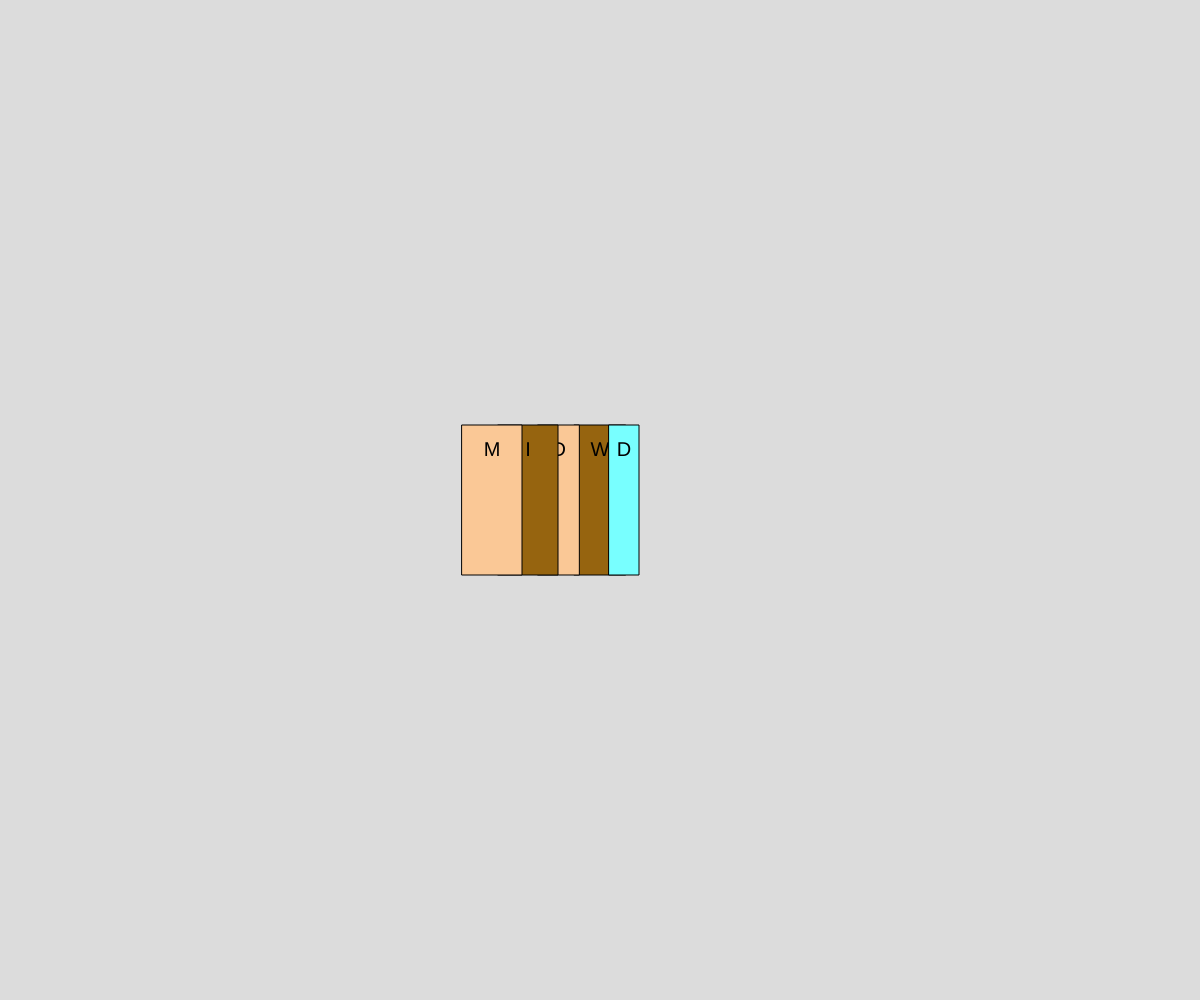
Frame 1 (no input)
Frame 60 (no input): identical to frame 1, image omitted
Frame 120 (the mouse pressed at the canvas centre since frame 60): identical to frame 1, image omitted

The p5.js sketch that drew this single still picture (run headless with seeded random() and noise() and a simulated clock; from frame 60 on, the mouse is pressed at the canvas centre):

// p5.js sketch
// ── sketch.js
// Intro to Objects
// Anees Ahmad
// 10/10/24


//challend: add 2-3 more books to the bookshelf, then use array to create 10 books and fill a "shelf"





// let shelf = [myBook, myBook2, myBook3, myBook4];

let myBook;
let myBook2;
let myBook3;
let myBook4;


function setup() {
  createCanvas(windowWidth, windowHeight);
  myBook = new Book("Why I really don't create bombs I swear", "Anees Ahmad", 1234567891011, "leatherbound", 515, width * 0.5); 
  myBook2 = new Book("Daniel is Pretty good at Football", "Anees Ahmad", 1234567891011, "softcover", 415, width * 0.4655);
  myBook3 = new Book("Don't know how Luka made the football team", "Anees Ahmad", 1234567891011, "hardcover", 300, width * 0.52);
  myBook4 = new Book("I should have also made the soccer team", "Anees Ahmad", 1234567891011, "leatherbound", 600, width * 0.44); 
  myBook5 = new Book("MANGO JUICE IS THE BEST", "Anees Ahmad", 1234567891011, "softcover", 600, width * 0.41); 
}

function draw() {
  background(220);
  myBook.display();
  myBook2.display();
  myBook3.display();
  myBook4.display();
  myBook5.display();
}

class Book {
  //1.constructor
  constructor(title, author, isbn, cover, pages, x) {
    this.title = title;
    this.author = author;
    this.isbn = isbn;
    this.coverType = cover;
    this.pageCount = pages;
    this.x = x;
  }
  //2. class methods
  display(){
    //render out book on the screen
    rectMode(CENTER); textAlign(CENTER, CENTER);
    textSize(20);    
    switch(this.coverType){
    case "softcover":
      fill(250,200,150);
      break;
    case "hardcover":
      fill(120,255,255);
      break;
    case "leatherbound":
      fill(150,100,15);
      break;
    } 
    rect(this.x, height/2, this.pageCount/10, 150);
    fill(0);
    text(this.title[0], this.x, height/2 - 50);
  }  
  
  printOut(){
    // print out our data in a nice format
    print(this.title + ", by " + this.author);
    print("Length: " + this.pageCount);
    print("ISBN" + this.isbn);
  }
}
